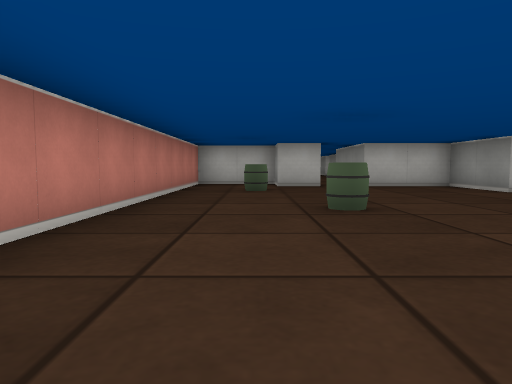
View 1 (above)

21 first-person views from a walk through a cub3D ray-caster map. The camera is about half as high as the walls, tilts 4° down and sees 70° across. The floor is counted in squares. Each view is taken from the middle of a square. On the plan, view 1 faces up. The plan holds only what a view shows up to about 9 squares ahead; the rest is blank.

View 2
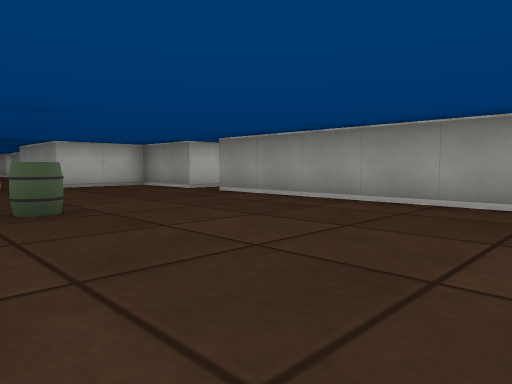

View 3
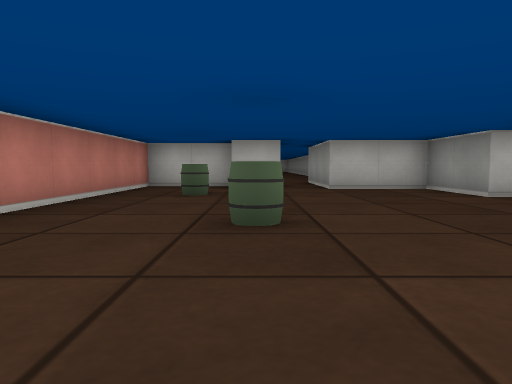

View 4
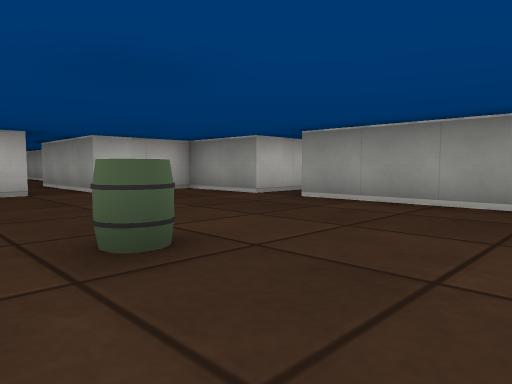

View 5
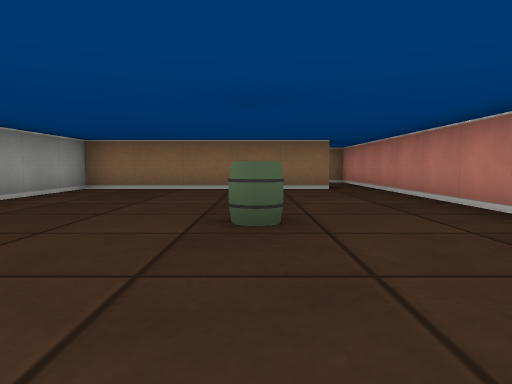

View 6
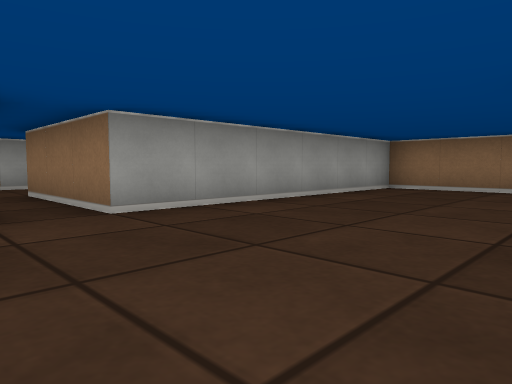

View 7
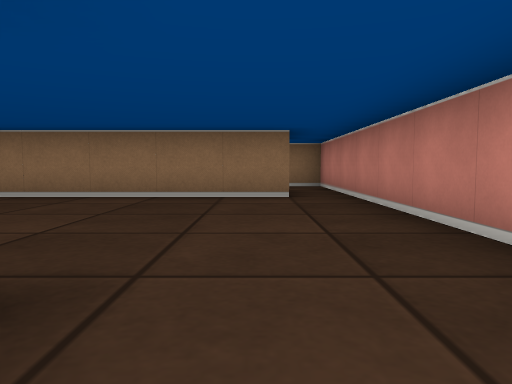

View 8
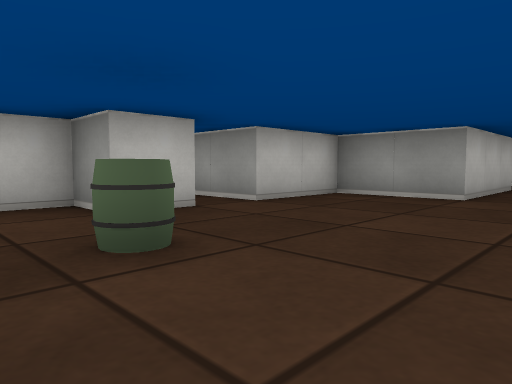

View 9
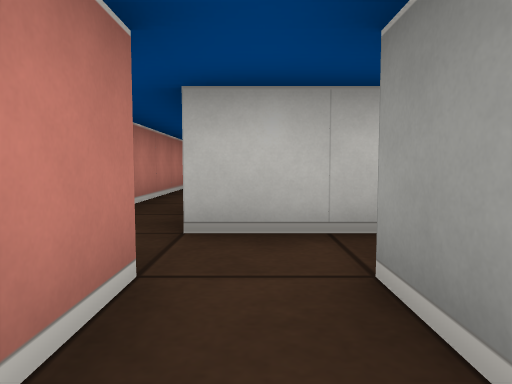

View 10
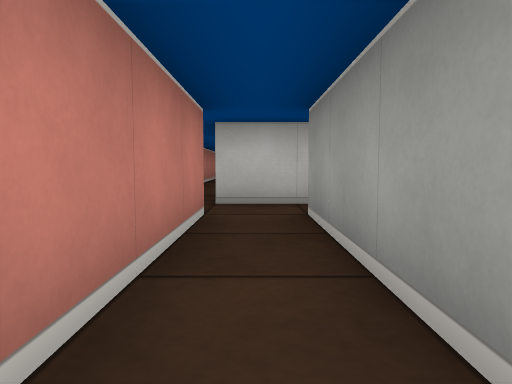

View 11
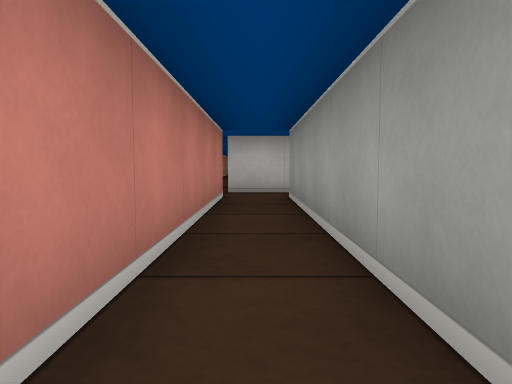

View 12
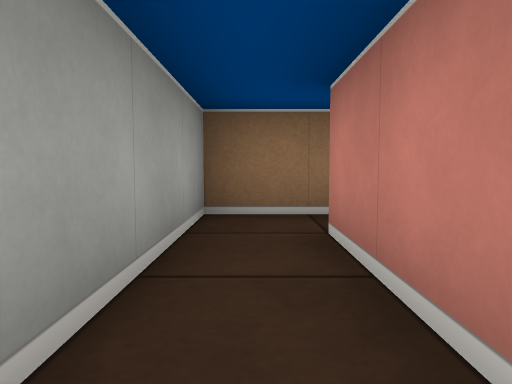

View 13
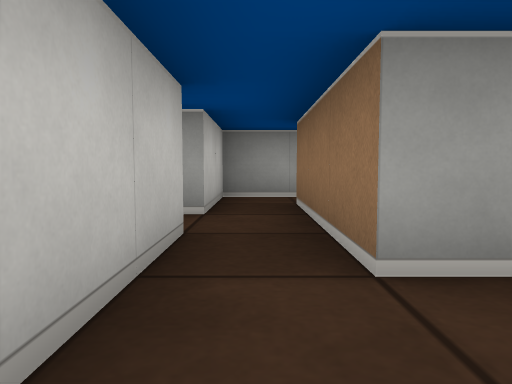

View 14
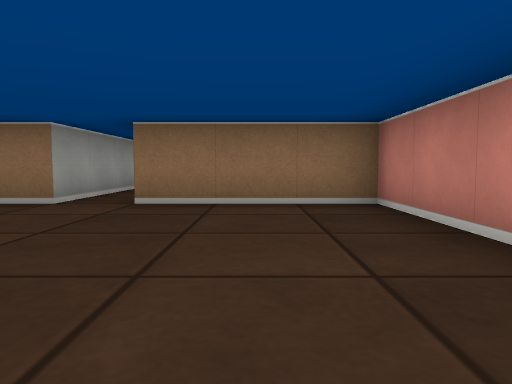

View 15
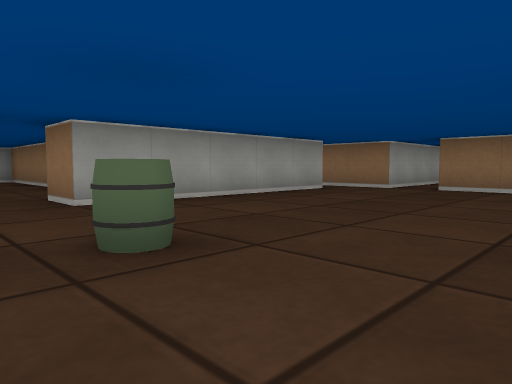

View 16
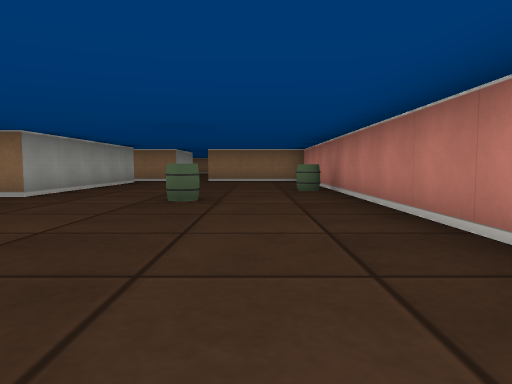

View 17
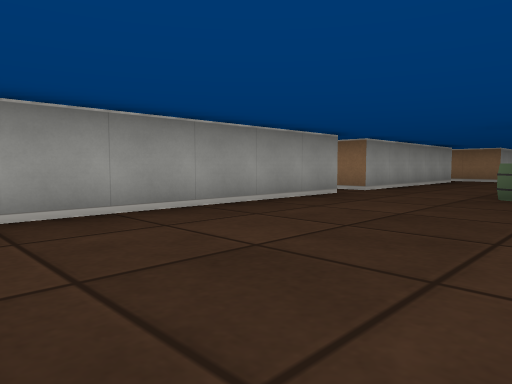

View 18
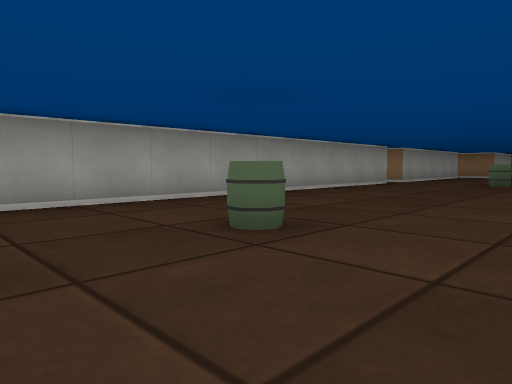

View 19
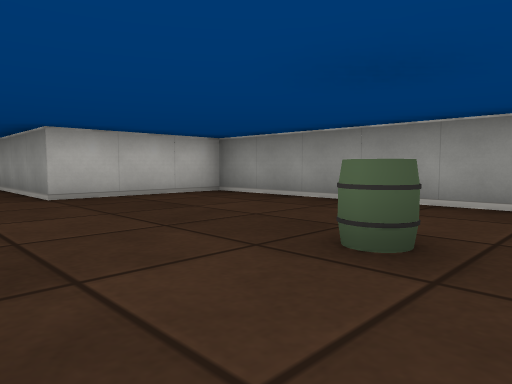

View 20
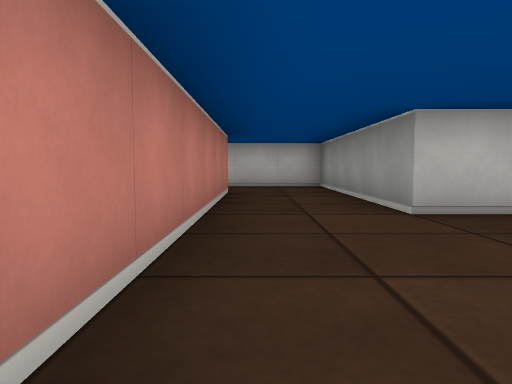

View 21
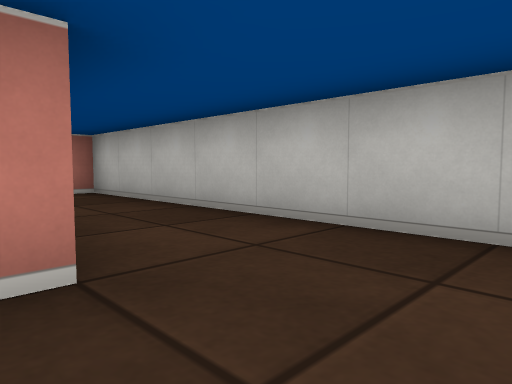

### Floor plan
Ten units are one square. View 1 is at (0, 0); x grows to the right and y downward. Boxes are objects, and circles mark ways between rooms. Rooms are numbered by the first view taken in them; rooms with no view inside come last. Other rooms are left out.
<svg viewBox="-70 -360 150 460">
<path fill="none" stroke="#000" d="M16 -85 5 -85 5 -95 -15 -95 -15 25M-6 5 45 5 45 -55 75 -55M75 -65 45 -65 45 -85 25 -85 25 -115M-5 35 -5 85M-8 95 5 95 5 35M5 35 35 35M15 25 -5 25M-15 25 -15 35 -8 35M35 25 25 25M-15 -209 -15 -115 15 -115M35 -184 35 -305 5 -305 5 -355 -65 -355 -65 -351M-15 -336 -15 -276M35 -125 35 -175 45 -175M25 -115 42 -115"/>
<rect x="-5" y="-75" width="10" height="10" fill="#bbb"><title>barrel</title></rect>
<rect x="5" y="-45" width="10" height="10" fill="#bbb"><title>barrel</title></rect>
<rect x="-15" y="-165" width="10" height="10" fill="#bbb"><title>barrel</title></rect>
<rect x="5" y="-185" width="10" height="10" fill="#bbb"><title>barrel</title></rect>
<rect x="5" y="-265" width="10" height="10" fill="#bbb"><title>barrel</title></rect>
<circle cx="-10" cy="15" r="3" fill="#2a7"/>
<circle cx="20" cy="-120" r="3" fill="#2a7"/>
<circle cx="0" cy="40" r="3" fill="#2a7"/>
<text x="20" y="-40">1</text>
<text x="0" y="60">2</text>
<text x="10" y="30">3</text>
<text x="0" y="-230">4</text>
</svg>
Room 1 opens to room 3. Room 1 opens to room 4. Room 2 opens to room 3.

Where each view was taken, in squares from view 1:
view 1: 0 up, 0 right, facing up
view 2: 0 up, 0 right, facing up-right
view 3: 1 up, 1 right, facing up
view 4: 2 up, 0 right, facing up-right
view 5: 7 up, 1 right, facing down
view 6: 7 up, 1 right, facing down-right
view 7: 5 up, 0 right, facing down
view 8: 5 up, 1 left, facing up-right
view 9: 5 down, 0 right, facing up
view 10: 7 down, 0 right, facing up
view 11: 9 down, 0 right, facing up
view 12: 6 down, 0 right, facing down
view 13: 3 down, 1 left, facing right
view 14: 16 up, 0 right, facing down
view 15: 19 up, 1 left, facing down-right
view 16: 23 up, 0 right, facing down
view 17: 24 up, 0 right, facing down-right
view 18: 28 up, 1 left, facing down-right
view 19: 25 up, 1 left, facing up-right
view 20: 27 up, 1 left, facing up
view 21: 33 up, 0 right, facing up-left
